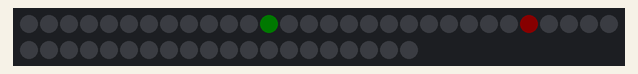
This sketch was run on a simulated Arduino Uno, built with avr-gcc and run on an emulated ATmega328P. Parts: 50 RGB LEDs in strip order, left to right, continuing on the next row. Dim RGB values are drawn brighter than linear; random numbers use the default seed unless the sketch sets one.

Above: at 0.87 s.
At 5.75 s:
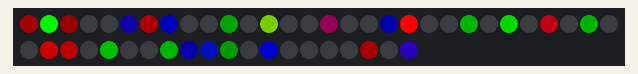
At 10.65 s:
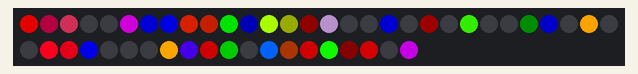
At 20.08 s:
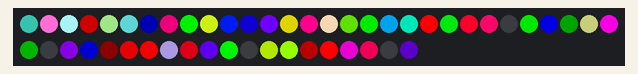
At 29.82 s:
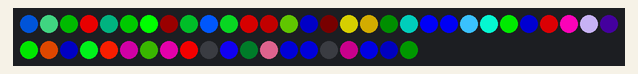
At 39.26 s:
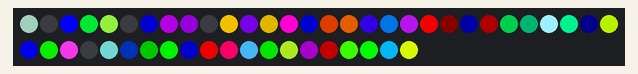

The sketch:

color-pulse.ino
```cpp
#include "FastLED.h"

#define NUM_LEDS 50
#define OFF_TIME 1020
#define NUM_COLORS 3

// It makes sense for OFF_TIME to be a multiple of 255

CRGB leds[NUM_LEDS];
CRGBSet ledset(leds, NUM_LEDS);

bool pulsing[NUM_LEDS][NUM_COLORS];
//int color[NUM_LEDS];
int goingDirection[NUM_LEDS][NUM_COLORS];
int pulseLength[NUM_LEDS][NUM_COLORS];
int delayCounter[NUM_LEDS][NUM_COLORS];
int skipUp[NUM_LEDS][NUM_COLORS];
int ledToBe;

void setup() {
  randomSeed(analogRead(0));

  FastLED.addLeds<WS2811, 6>(leds, NUM_LEDS);

  // Flash so I know that the program has restarted.
  ledset(0, NUM_LEDS - 1) = CRGB::Black;
  FastLED.show();
  delay(200);
  ledset(0, NUM_LEDS - 1) = CRGB::White;
  FastLED.show();
  delay(200);
  ledset(0, NUM_LEDS - 1) = CRGB::Black;
  FastLED.show();
  delay(200);
}

void loop() {
  for (int led_select = 0; led_select < NUM_LEDS; led_select++) {
    for (int color_select = 0; color_select < NUM_COLORS; color_select++) {
      if (!pulsing[led_select][color_select]) {
        if (random(OFF_TIME) == 0) {
          pulsing[led_select][color_select] = true;
          //color[led_select] = random(3);
          goingDirection[led_select][color_select] = 1;
          pulseLength[led_select][color_select] = random(5);
          if (pulseLength[led_select][color_select] >= 2) {
            delayCounter[led_select][color_select] = pulseLength[led_select][color_select] - 2;
            skipUp[led_select][color_select] = 1;
          } else {
            skipUp[led_select][color_select] = delayCounter[led_select][color_select] * -1 + 3;
          }
        }
      } else {
        if (pulseLength[led_select][color_select] >= 2 && delayCounter[led_select][color_select] != 0) {
          delayCounter[led_select][color_select] = delayCounter[led_select][color_select] - 1;
        } else {
          switch (color_select) {
            case 0:  // Red
              if (leds[led_select].red == 255) {
                goingDirection[led_select][color_select] = -1;
              }
              ledToBe = leds[led_select].red + goingDirection[led_select][color_select] * skipUp[led_select][color_select];
              if (ledToBe > 255) {
                ledToBe = 255;
              } else if (ledToBe <= 0) {
                ledToBe = 0;
                pulsing[led_select][color_select] = false;
              }
              leds[led_select].red = ledToBe;
              break;
            case 1:  // Green
              if (leds[led_select].green == 255) {
                goingDirection[led_select][color_select] = -1;
              }
              ledToBe = leds[led_select].green + goingDirection[led_select][color_select] * skipUp[led_select][color_select];
              if (ledToBe > 255) {
                ledToBe = 255;
              } else if (ledToBe <= 0) {
                ledToBe = 0;
                pulsing[led_select][color_select] = false;
              }
              leds[led_select].green = ledToBe;
              break;
            case 2:  // Blue
              if (leds[led_select].blue == 255) {
                goingDirection[led_select][color_select] = -1;
              }
              ledToBe = leds[led_select].blue + goingDirection[led_select][color_select] * skipUp[led_select][color_select];
              if (ledToBe > 255) {
                ledToBe = 255;
              } else if (ledToBe <= 0) {
                ledToBe = 0;
                pulsing[led_select][color_select] = false;
              }
              leds[led_select].blue = ledToBe;
              break;
          }
          delayCounter[led_select][color_select] = pulseLength[led_select][color_select];
        }
      }
    }
  }
  FastLED.show();
}
```
